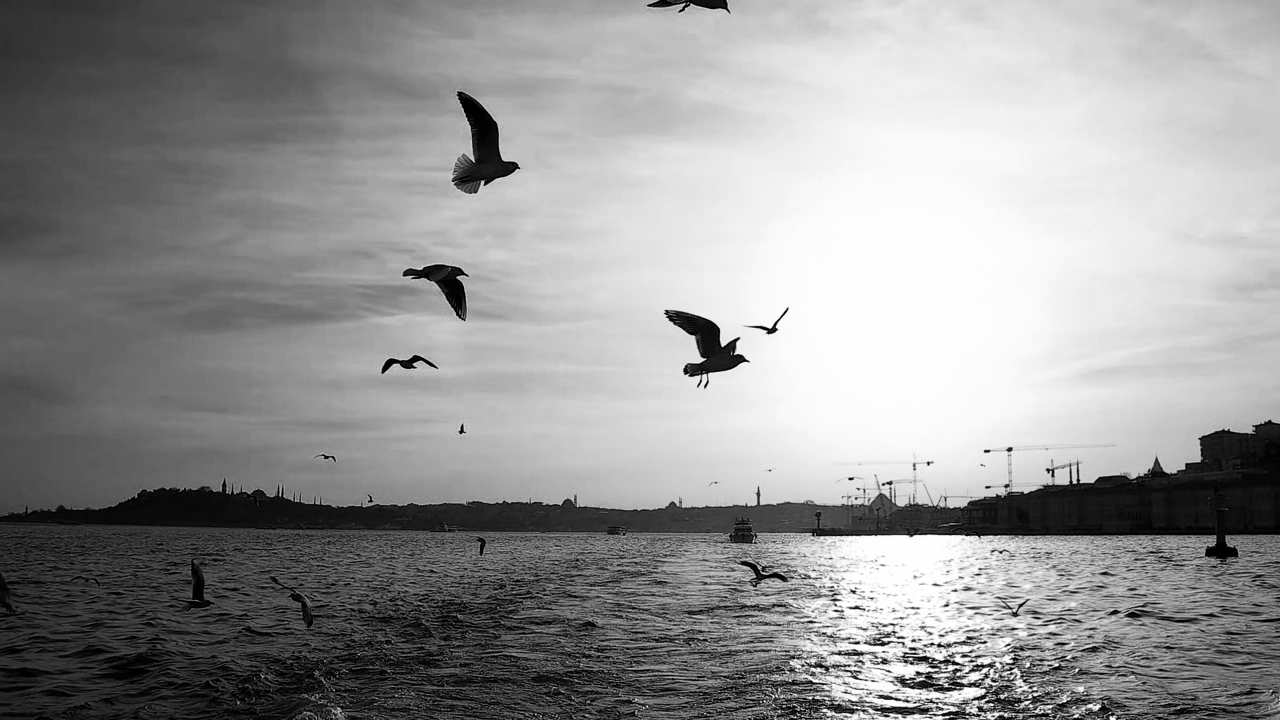
#> input picture one_bit_embedded.png, 1280 x 720 px, found by its file name
$ python extract_one_bit.py
#> lines starting #> are read from the running program, lines starting #| are printed output that depends on the picture; long printed decimals are rounded
import cv2
import numpy as np
import pywt

INPUT = "one_bit_embedded.png"

# Must match the embedding experiment
ROW = 2
COL = 2

# --------------------------------------------------
# 1. Load modified frame
# --------------------------------------------------
image = cv2.imread(INPUT, cv2.IMREAD_GRAYSCALE)
#> image is the input picture: shape (720, 1280); min 0, max 255, mean 149.9

if image is None:
    raise FileNotFoundError(f"Could not load {INPUT}")

# --------------------------------------------------
# 2. DWT
# --------------------------------------------------
LL, (LH, HL, HH) = pywt.dwt2(
    image.astype(np.float32),
    "haar"
)
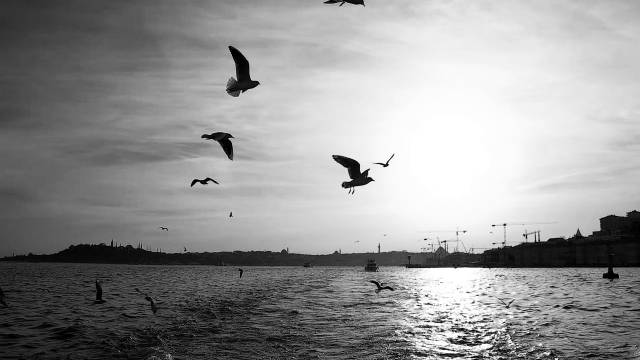
#> LL: shape (360, 640) float32; min 0, max 509, mean 299.9; drawn with min black and max white
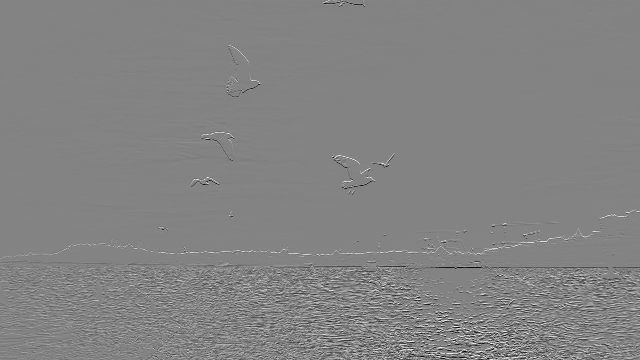
#> LH: shape (360, 640) float32; min -197, max 185.5, mean 0; drawn with min black and max white
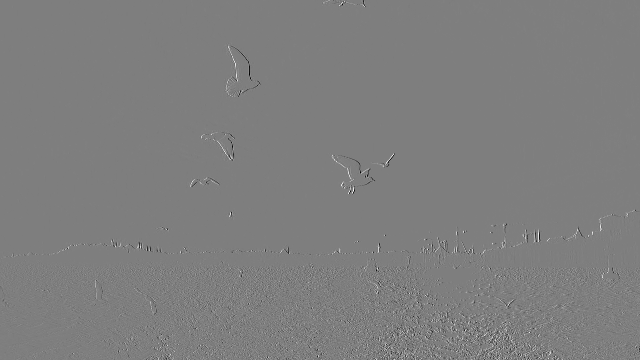
#> HL: shape (360, 640) float32; min -160, max 161.5, mean -0.1; drawn with min black and max white

# --------------------------------------------------
# 3. DCT on HH sub-band
# --------------------------------------------------
dct_hh = cv2.dct(HH)
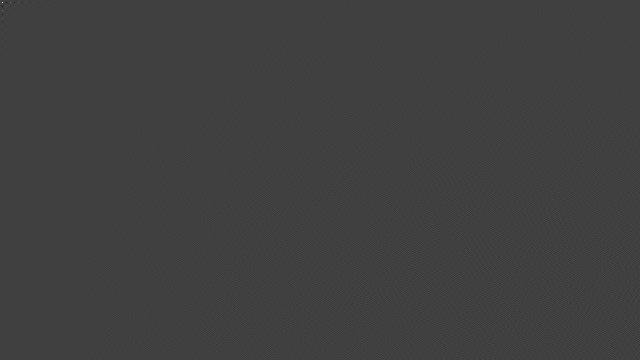
#> dct_hh: shape (360, 640) float32; min -129.8, max 387.9, mean 0; drawn with min black and max white

# --------------------------------------------------
# 4. Read the selected coefficient
# --------------------------------------------------
coefficient = dct_hh[ROW, COL]
#> coefficient = 387.9

# --------------------------------------------------
# 5. Extract the bit
#
# Positive coefficient -> 1
# Negative coefficient -> 0
# --------------------------------------------------
extracted_bit = 1 if coefficient >= 0 else 0
#> extracted_bit = 1

# --------------------------------------------------
# 6. Display result
# --------------------------------------------------
print("=== ONE-BIT EXTRACTION TEST ===")
print("Modified image shape:      ", image.shape)
#| Modified image shape:       (720, 1280)
print("DWT HH shape:              ", HH.shape)
#| DWT HH shape:               (360, 640)
print(f"Selected coefficient:      ({ROW}, {COL})")
print(f"Coefficient value:         {coefficient:.6f}")
#| Coefficient value:         387.895
print(f"Extracted bit:             {extracted_bit}")
#| Extracted bit:             1

# Day 31 target
original_bit = 1

print(f"Original bit:              {original_bit}")
print(f"Extracted bit:             {extracted_bit}")
#| Extracted bit:             1

if original_bit == extracted_bit:
    print("\nONE-BIT EXTRACTION: SUCCESS")
else:
    print("\nONE-BIT EXTRACTION: FAILED")
